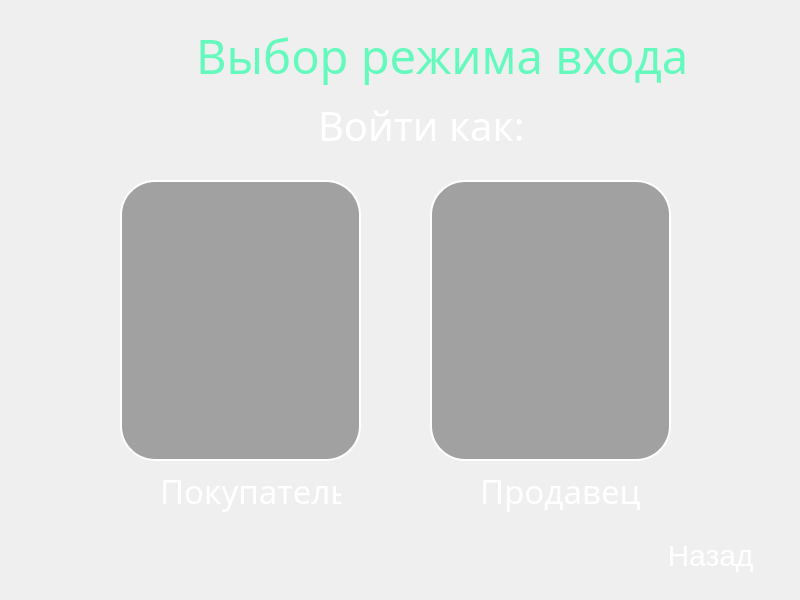
<?xml version="1.0" encoding="UTF-8"?>
<ui version="4.0">
 <class>modeChooseWindow</class>
 <widget class="QWidget" name="modeChooseWindow">
  <property name="geometry">
   <rect>
    <x>0</x>
    <y>0</y>
    <width>800</width>
    <height>600</height>
   </rect>
  </property>
  <property name="windowTitle">
   <string>modeChooseWindow</string>
  </property>
  <widget class="QLabel" name="background">
   <property name="enabled">
    <bool>true</bool>
   </property>
   <property name="geometry">
    <rect>
     <x>-71</x>
     <y>0</y>
     <width>871</width>
     <height>601</height>
    </rect>
   </property>
   <property name="styleSheet">
    <string notr="true">Qlabel {
    border: none;
    background: none;
    text-shadow: 0 0 5px rgba(0, 255, 0, 0); /* Initial transparent green glow */
}</string>
   </property>
   <property name="frameShape">
    <enum>QFrame::Shape::NoFrame</enum>
   </property>
   <property name="frameShadow">
    <enum>QFrame::Shadow::Plain</enum>
   </property>
   <property name="text">
    <string/>
   </property>
   <property name="pixmap">
    <pixmap>../resources/bg1.jpg</pixmap>
   </property>
   <property name="scaledContents">
    <bool>true</bool>
   </property>
   <property name="alignment">
    <set>Qt::AlignmentFlag::AlignLeading|Qt::AlignmentFlag::AlignLeft|Qt::AlignmentFlag::AlignVCenter</set>
   </property>
   <property name="wordWrap">
    <bool>false</bool>
   </property>
   <property name="openExternalLinks">
    <bool>false</bool>
   </property>
  </widget>
  <widget class="QPushButton" name="buyerButton">
   <property name="geometry">
    <rect>
     <x>120</x>
     <y>180</y>
     <width>241</width>
     <height>281</height>
    </rect>
   </property>
   <property name="styleSheet">
    <string notr="true">QPushButton {
    background-color: rgba(45, 45, 45,0.4); 
    border: 2px solid rgb(255, 255, 255);
    border-radius: 35px;
}
QPushButton:hover {
    border: 2px solid rgba(83, 208, 158, 1);
    background-color: rgb(0, 0 0,0.6); 

}</string>
   </property>
   <property name="text">
    <string/>
   </property>
  </widget>
  <widget class="QLabel" name="introText">
   <property name="geometry">
    <rect>
     <x>318</x>
     <y>50</y>
     <width>351</width>
     <height>151</height>
    </rect>
   </property>
   <property name="font">
    <font>
     <family>Yu Gothic UI Light</family>
     <pointsize>30</pointsize>
     <bold>false</bold>
    </font>
   </property>
   <property name="styleSheet">
    <string notr="true">QLabel{
    border: none;
    background: none;
    color: white;
    font-family: 'Yu Gothic UI Light', sans-serif;
}</string>
   </property>
   <property name="text">
    <string>Войти как:</string>
   </property>
  </widget>
  <widget class="QLabel" name="introText_2">
   <property name="geometry">
    <rect>
     <x>196</x>
     <y>-20</y>
     <width>641</width>
     <height>151</height>
    </rect>
   </property>
   <property name="font">
    <font>
     <family>Yu Gothic UI Light</family>
     <pointsize>35</pointsize>
     <bold>false</bold>
    </font>
   </property>
   <property name="styleSheet">
    <string notr="true">QLabel{
    border: none;
    background: none;
    color: rgb(100, 249, 189);
    font-family: 'Yu Gothic UI Light', sans-serif;
}</string>
   </property>
   <property name="text">
    <string>Выбор режима входа</string>
   </property>
  </widget>
  <widget class="QPushButton" name="sellerButton">
   <property name="geometry">
    <rect>
     <x>430</x>
     <y>180</y>
     <width>241</width>
     <height>281</height>
    </rect>
   </property>
   <property name="styleSheet">
    <string notr="true">QPushButton {
    background-color: rgba(45, 45, 45,0.4); 
    border: 2px solid rgb(255, 255, 255);
    border-radius: 35px;
}
QPushButton:hover {
    border: 2px solid rgba(83, 208, 158, 1);
    background-color: rgb(0, 0 0,0.6); 

}</string>
   </property>
   <property name="text">
    <string/>
   </property>
  </widget>
  <widget class="QPushButton" name="cancelButton">
   <property name="geometry">
    <rect>
     <x>630</x>
     <y>530</y>
     <width>161</width>
     <height>51</height>
    </rect>
   </property>
   <property name="styleSheet">
    <string notr="true">/* Custom button style */
QPushButton {
    border: none;
    background: none;
    color: white;
    font-family: 'Yu Gothic UI Light', sans-serif;
    font-size: 30px;
}

QPushButton:hover {
    color: #53D09E
}</string>
   </property>
   <property name="text">
    <string>Назад</string>
   </property>
  </widget>
  <widget class="QLabel" name="buyer">
   <property name="enabled">
    <bool>true</bool>
   </property>
   <property name="geometry">
    <rect>
     <x>110</x>
     <y>198</y>
     <width>251</width>
     <height>261</height>
    </rect>
   </property>
   <property name="styleSheet">
    <string notr="true">Qlabel {
    border: none;
    background: none;
    text-shadow: 0 0 5px rgba(0, 255, 0, 0); /* Initial transparent green glow */
}</string>
   </property>
   <property name="frameShape">
    <enum>QFrame::Shape::NoFrame</enum>
   </property>
   <property name="frameShadow">
    <enum>QFrame::Shadow::Plain</enum>
   </property>
   <property name="text">
    <string/>
   </property>
   <property name="pixmap">
    <pixmap>../resources/seller.png</pixmap>
   </property>
   <property name="scaledContents">
    <bool>true</bool>
   </property>
   <property name="alignment">
    <set>Qt::AlignmentFlag::AlignLeading|Qt::AlignmentFlag::AlignLeft|Qt::AlignmentFlag::AlignVCenter</set>
   </property>
   <property name="wordWrap">
    <bool>false</bool>
   </property>
   <property name="openExternalLinks">
    <bool>false</bool>
   </property>
  </widget>
  <widget class="QLabel" name="seller">
   <property name="enabled">
    <bool>true</bool>
   </property>
   <property name="geometry">
    <rect>
     <x>425</x>
     <y>198</y>
     <width>251</width>
     <height>261</height>
    </rect>
   </property>
   <property name="styleSheet">
    <string notr="true">Qlabel {
    border: none;
    background: none;
    text-shadow: 0 0 5px rgba(0, 255, 0, 0); /* Initial transparent green glow */
}</string>
   </property>
   <property name="frameShape">
    <enum>QFrame::Shape::NoFrame</enum>
   </property>
   <property name="frameShadow">
    <enum>QFrame::Shadow::Plain</enum>
   </property>
   <property name="text">
    <string/>
   </property>
   <property name="pixmap">
    <pixmap>../resources/buyer.png</pixmap>
   </property>
   <property name="scaledContents">
    <bool>true</bool>
   </property>
   <property name="alignment">
    <set>Qt::AlignmentFlag::AlignLeading|Qt::AlignmentFlag::AlignLeft|Qt::AlignmentFlag::AlignVCenter</set>
   </property>
   <property name="wordWrap">
    <bool>false</bool>
   </property>
   <property name="openExternalLinks">
    <bool>false</bool>
   </property>
  </widget>
  <widget class="QLabel" name="buyerText">
   <property name="geometry">
    <rect>
     <x>160</x>
     <y>460</y>
     <width>181</width>
     <height>61</height>
    </rect>
   </property>
   <property name="font">
    <font>
     <family>Yu Gothic UI Light</family>
     <pointsize>25</pointsize>
     <bold>false</bold>
    </font>
   </property>
   <property name="styleSheet">
    <string notr="true">QLabel{
    border: none;
    background: none;
    color: white;
    font-family: 'Yu Gothic UI Light', sans-serif;
}</string>
   </property>
   <property name="text">
    <string>Покупатель</string>
   </property>
  </widget>
  <widget class="QLabel" name="sellerText">
   <property name="geometry">
    <rect>
     <x>480</x>
     <y>460</y>
     <width>181</width>
     <height>61</height>
    </rect>
   </property>
   <property name="font">
    <font>
     <family>Yu Gothic UI Light</family>
     <pointsize>25</pointsize>
     <bold>false</bold>
    </font>
   </property>
   <property name="styleSheet">
    <string notr="true">QLabel{
    border: none;
    background: none;
    color: white;
    font-family: 'Yu Gothic UI Light', sans-serif;
}</string>
   </property>
   <property name="text">
    <string>Продавец</string>
   </property>
  </widget>
  <zorder>background</zorder>
  <zorder>introText</zorder>
  <zorder>introText_2</zorder>
  <zorder>cancelButton</zorder>
  <zorder>seller</zorder>
  <zorder>sellerText</zorder>
  <zorder>buyer</zorder>
  <zorder>buyerText</zorder>
  <zorder>buyerButton</zorder>
  <zorder>sellerButton</zorder>
 </widget>
 <resources/>
 <connections/>
</ui>
